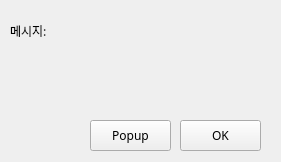
<?xml version="1.0" encoding="UTF-8"?>
<ui version="4.0">
 <class>Form</class>
 <widget class="QWidget" name="Form">
  <property name="geometry">
   <rect>
    <x>0</x>
    <y>0</y>
    <width>281</width>
    <height>162</height>
   </rect>
  </property>
  <property name="sizePolicy">
   <sizepolicy hsizetype="Fixed" vsizetype="Fixed">
    <horstretch>0</horstretch>
    <verstretch>0</verstretch>
   </sizepolicy>
  </property>
  <property name="minimumSize">
   <size>
    <width>281</width>
    <height>162</height>
   </size>
  </property>
  <property name="maximumSize">
   <size>
    <width>281</width>
    <height>162</height>
   </size>
  </property>
  <property name="font">
   <font>
    <family>맑은 고딕</family>
   </font>
  </property>
  <property name="windowTitle">
   <string>MainApp</string>
  </property>
  <widget class="QLabel" name="lblMessage">
   <property name="geometry">
    <rect>
     <x>10</x>
     <y>10</y>
     <width>251</width>
     <height>41</height>
    </rect>
   </property>
   <property name="font">
    <font>
     <family>맑은 고딕</family>
    </font>
   </property>
   <property name="text">
    <string>메시지: </string>
   </property>
  </widget>
  <widget class="QPushButton" name="btnOK">
   <property name="geometry">
    <rect>
     <x>180</x>
     <y>120</y>
     <width>81</width>
     <height>31</height>
    </rect>
   </property>
   <property name="text">
    <string>OK</string>
   </property>
  </widget>
  <widget class="QPushButton" name="btnPOP">
   <property name="geometry">
    <rect>
     <x>90</x>
     <y>120</y>
     <width>81</width>
     <height>31</height>
    </rect>
   </property>
   <property name="text">
    <string>Popup</string>
   </property>
  </widget>
 </widget>
 <resources/>
 <connections/>
</ui>
